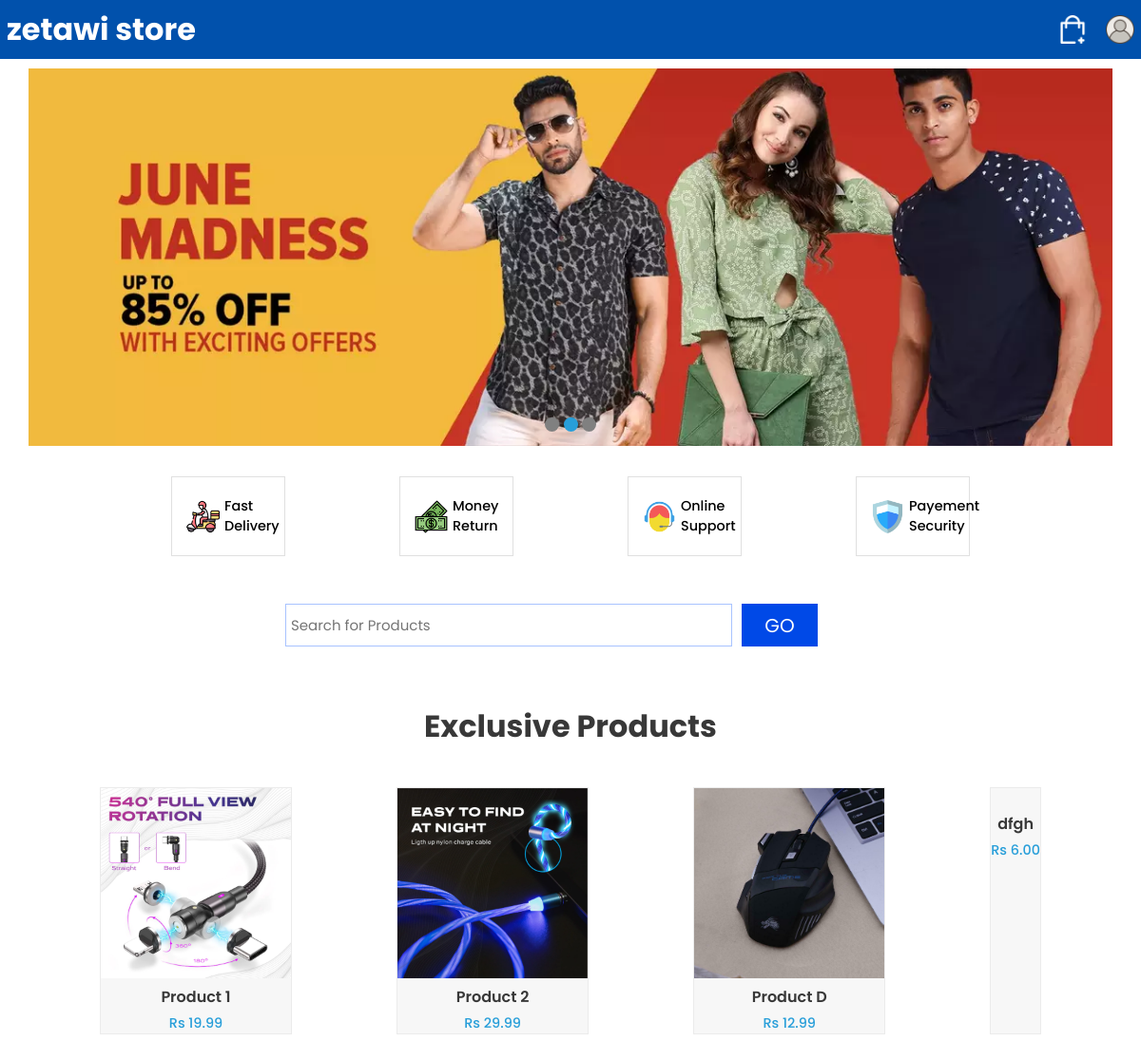
The app's page /home.php with its own data.
### tables this page shows
CREATE TABLE `Product` (
  `id` int(11) NOT NULL,
  `name` varchar(255) NOT NULL,
  `description` text NOT NULL,
  `price` decimal(10,2) NOT NULL,
  `image_url` varchar(255) NOT NULL,
  `upload_date` date NOT NULL
);

### home.php (the view, shortened to what this page needs)
<!DOCTYPE html>
<?php
$servername = "localhost";
$username = "root";
$password = "";
$dbname = "zetawiStore";
$conn = mysqli_connect($servername, $username, $password, $dbname);
$userID = $_COOKIE['userID'];
$getProduct = "select * from Product LIMIT 8";
$runProduct = mysqli_query($conn, $getProduct);
?>
<html lang="en">
<head>
    <link rel="stylesheet" href="styles/home.css">
    <link rel="stylesheet" href="styles/basic.css">
</head>
<body>
    <div class="wrapper">
        <div class="header-container">
            <div class="header">
                <div class="left-side">
                    <h1 onclick="location.href='home.php'">zetawi store</h1>
                </div>
                <div class="right-side">
                    <img id="cart" src="images/shopping-cart.png" onclick="cart()" alt="">
                    <?php
                        if(isset($userID))
                        {
                            if(empty($userImage)){
                                echo"<img id='dp' src='images/user.png' alt='' onclick='viewProfile()'>";
                            } else{
                                echo"<img id='dp' src='images/$userImage' alt=''style='border-radius: 50px;' onclick='viewProfile()'/>";
                            }
                        }
                        else {
                            echo"<img id='dp' src='images/user.png' alt='' onclick='viewProfile()'>";
                        }
                        ?>
                </div>
            </div>
        </div>
        <div class="banners">
            <div class="slide-show">
                <div class="slide">
                    <img src="images/cover2.webp" alt="">
                </div>
            </div>
            <div class="dot-container">
                <span></span>
                <span></span>
                <span></span>
            </div>
        </div>
        <div class="features">
            <div class="section">
                <img src="images/fast-delivery.png" alt="">
                <h1>Fast Delivery</h1>
            </div>
            <div class="section">
                <img src="images/money-return.png" alt="">
                <h1>Money Return</h1>
            </div>
            <div class="section">
                <img src="images/support.png" alt="">
                <h1>Online Support</h1>
            </div>
            <div class="section">
                <img src="images/security.png" alt="">
                <h1>Payement Security</h1>
            </div>
        </div>
        <div class="serach-bar-container">
            <input id="searchInput" type="text" placeholder="Search for Products">
            <button onclick='search()'>GO</button>
        </div>
        <div class="exclusive-products">
            <h1>Exclusive Products</h1>
            <div class=" container">
                <?php
                    while($rowProduct = mysqli_fetch_array($runProduct)){
                        $productImage = $rowProduct['image_url'];
                        $productName = $rowProduct['name'];
                        $productPrice = $rowProduct['price'];
                        $productID = $rowProduct['id'];
                        echo"
                            <div class='section' onclick=location.href='view-product.php?product_id=$productID'>
                                <img src='images/$productImage' alt=''>
                                <h1>$productName</h1>
                                <h2>Rs $productPrice</h2>
                            </div>
                        ";
                    }
                ?>
            </div>
        </div>
    </div>
</body>
</html>

### styles/home.css (style rules this page uses)
.banners { width: 100%; max-width: 1400px; margin-left: auto; margin-right: auto; margin-top: 10px; }
.banners .slide-show { width: 100%; margin-left: auto; margin-right: auto; }
.banners .slide { width: 95%; margin-left: auto; margin-right: auto; }
.banners .slide img { width: 100%; height: 50%; }
.banners .dot-container { text-align: center; margin-top: -40px; }
.banners span { border-radius: 50%; height: 15px; width: 15px; background-color: gray; display: inline-block; transition: 0.3s; }
.banners .active { background-color: #279ed9; }
.features { width: 80%; max-width: 1200px; margin-left: auto; margin-right: auto; display: grid; grid-template-columns: 25% 25% 25% 25%; justify-items: center; margin-top: 40px; padding-bottom: 10px; }
.features img { width: 50px; padding-right: 10px; }
.features h1 { display: inline; font-size: 1rem; font-weight: 500; }
.features .section { width: 200px; display: flex; align-items: center; padding: 30px 15px 30px 15px; border: 1px solid #e0e0e0; }
.serach-bar-container { width: 100%; max-width: 600px; margin-left: auto; margin-right: auto; display: grid; grid-template-columns: 470px 80px; margin-top: 40px; column-gap: 10px;; }
.serach-bar-container input { padding: 10px 5px; font-size: 15px; border: 1px solid rgb(168, 195, 255); outline: none; }
.serach-bar-container button { color: white; background-color: rgb(0, 73, 231); border: 1px solid rgb(0, 73, 231); font-size: 20px; outline: none; }
.exclusive-products { width: 100%; max-width: 1400px; margin-left: auto; margin-right: auto; margin-top: 60px; text-align: center; margin-bottom: 40px; }
.exclusive-products h1 { font-weight: 700; color: #383838; }
.exclusive-products .container { width: 1100px; margin-left: auto; margin-right: auto; display: grid; grid-template-columns: auto auto auto auto; justify-items: center; margin-top: 40px; }
.exclusive-products .container .section { width: fit-content; border: 1px solid #ebebeb; background-color: #f7f7f7; margin-bottom: 40px; transition: .3s; }
.exclusive-products .container .section img { width: 200px; }
.exclusive-products .container .section h1 { font-size: 1rem; font-weight: 600; }
.exclusive-products .container .section h2 { font-size: 0.9rem; font-weight: 500; color: #279ed9; margin-top: 5px; }
@media only screen and (max-width: 1200px) { .features img { width: 40px; padding-right: 5px; } }
@media only screen and (max-width: 1200px) { .features h1 { font-size: 0.9rem; } }
@media only screen and (max-width: 1200px) { .features .section { width: 120px; padding: 20px 15px 20px 15px; } }

### styles/basic.css (style rules this page uses)
* { margin: 0; padding: 0; font-family: "Poppins", sans-serif; box-sizing: border-box; }
.wrapper { width: 100%; max-width: 2000px; margin-left: auto; margin-right: auto; min-height: 500px; }
.header-container { position: sticky; top: 0; background-color: rgb(1, 81, 172); z-index: 1; }
.header { width: 100%; max-width: 1200px; margin-left: auto; margin-right: auto; display: grid; grid-template-columns: auto auto auto; color: white; padding: 7px; align-items: center; }
.header .right-side { display: flex; height: min-content; justify-self: right; }
.header .right-side img { margin-left: 20px; width: 30px; }

### records on screen
product: image_url (picture), name "Product 1", price "19.99"
product: image_url (picture), name "Product 2", price "29.99"
product: image_url (picture), name "Product D", price "12.99"
product: name "dfgh", price "6.00"
